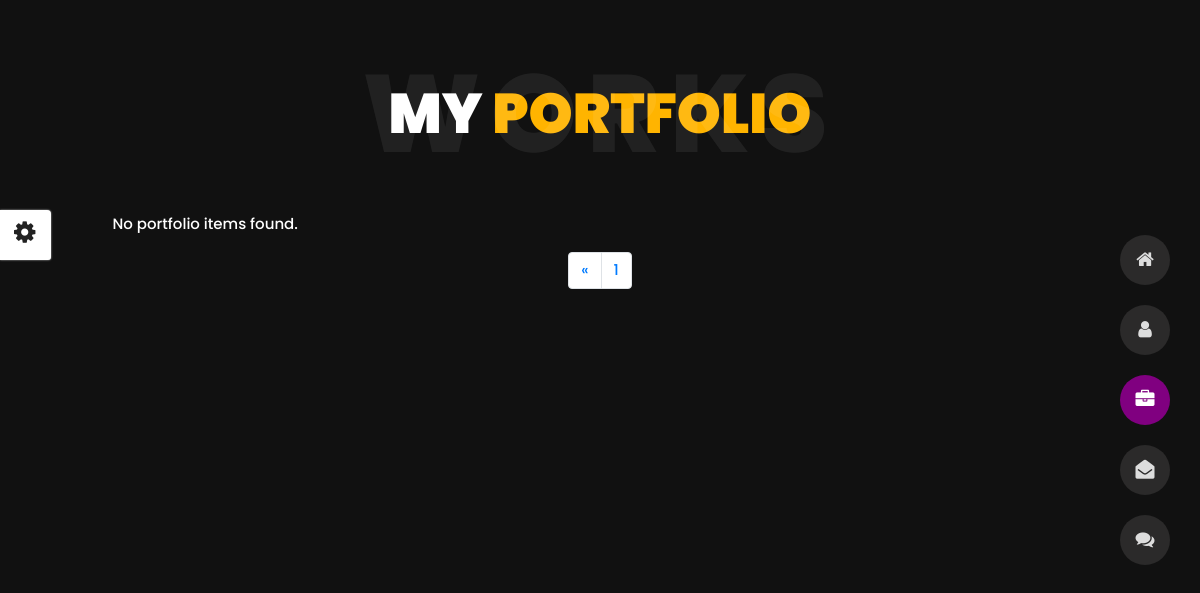
/portfolio.php?page=2, run on an earlier commit of the app's database.
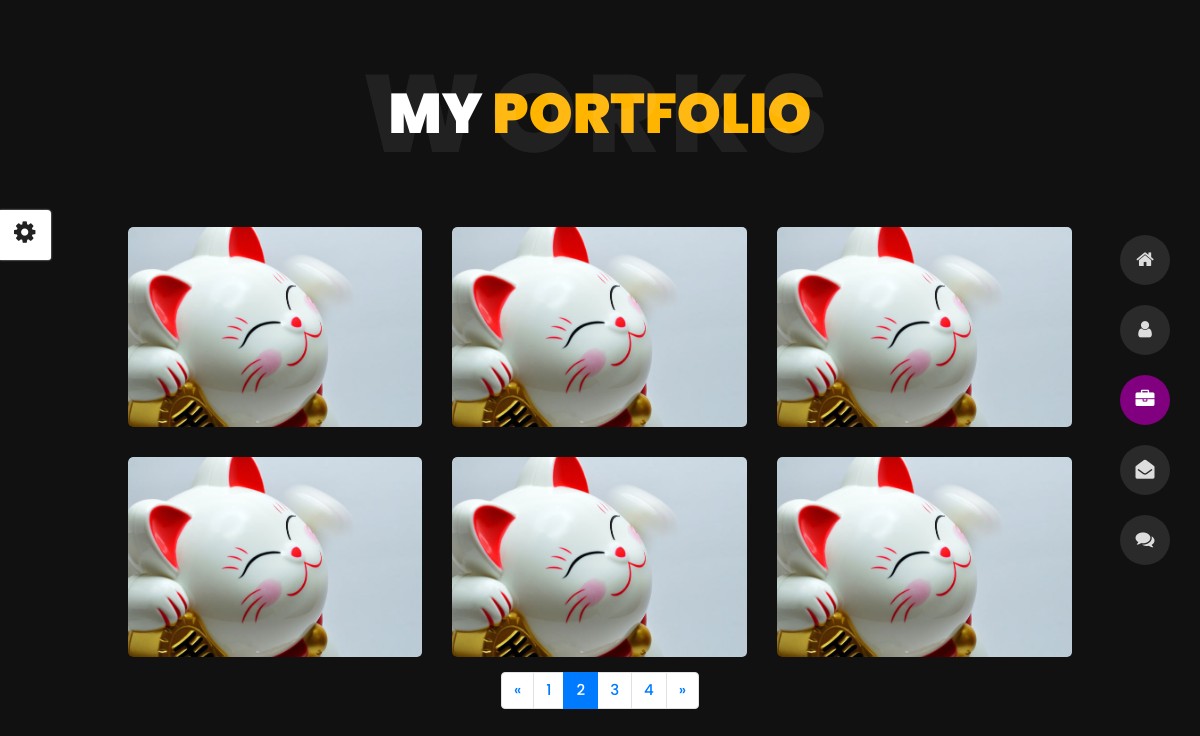
And on a later commit of the database.
### tables this page shows
CREATE TABLE `portfolio` (
  `id` int(250) NOT NULL,
  `projectName` varchar(250) NOT NULL,
  `clientName` varchar(250) NOT NULL,
  `inputTechnologies` text NOT NULL,
  `portfolioImage` varchar(250) NOT NULL,
  `createdAt` timestamp NOT NULL DEFAULT current_timestamp()
);

### portfolio.php (the view, shortened to what this page needs)
<!DOCTYPE html>
<html lang="en">
<head>
    <link href="css/bootstrap.min.css" rel="stylesheet">
    <link href="css/preloader.min.css" rel="stylesheet">
    <link href="css/circle.css" rel="stylesheet">
    <link href="css/font-awesome.min.css" rel="stylesheet">
    <link href="css/fm.revealator.jquery.min.css" rel="stylesheet">
    <link href="css/style.css" rel="stylesheet">
    <link href="css/skins/yellow.css" rel="stylesheet">
    <link rel="alternate stylesheet" type="text/css" title="blue" href="css/skins/blue.css" />
    <link rel="alternate stylesheet" type="text/css" title="green" href="css/skins/green.css" />
    <link rel="alternate stylesheet" type="text/css" title="yellow" href="css/skins/yellow.css" />
    <link rel="alternate stylesheet" type="text/css" title="blueviolet" href="css/skins/blueviolet.css" />
    <link rel="alternate stylesheet" type="text/css" title="goldenrod" href="css/skins/goldenrod.css" />
    <link rel="alternate stylesheet" type="text/css" title="magenta" href="css/skins/magenta.css" />
    <link rel="alternate stylesheet" type="text/css" title="orange" href="css/skins/orange.css" />
    <link rel="alternate stylesheet" type="text/css" title="purple" href="css/skins/purple.css" />
    <link rel="alternate stylesheet" type="text/css" title="red" href="css/skins/red.css" />
    <link rel="alternate stylesheet" type="text/css" title="yellowgreen" href="css/skins/yellowgreen.css" />
    <link rel="stylesheet" type="text/css" href="css/styleswitcher.css" />
</head>
<body class="portfolio">
<div id="showSwitcher" class="styleSecondColor"><i class="fa fa-cog fa-spin"></i></div>
<header class="header" id="navbar-collapse-toggle">
    <ul class="icon-menu d-none d-lg-block revealator-slideup revealator-once revealator-delay1">
        <li class="icon-box">
            <i class="fa fa-home"></i>
            <a href="index.html">
            </a>
        </li>
        <li class="icon-box">
            <i class="fa fa-user"></i>
            <a href="about.html">
            </a>
        </li>
        <li class="icon-box active">
            <i class="fa fa-briefcase"></i>
            <a href="portfolio.html">
            </a>
        </li>
        <li class="icon-box">
            <i class="fa fa-envelope-open"></i>
            <a href="contact.html">
            </a>
        </li>
        <li class="icon-box">
            <i class="fa fa-comments"></i>
            <a href="blog.html">
            </a>
        </li>
    </ul>
</header>
<?php
include("config.php");
$resultsPerPage = 6;
$page = isset($_GET['page']) ? (int)$_GET['page'] : 1;
$startLimit = ($page - 1) * $resultsPerPage;
$totalQuery = "SELECT COUNT(*) AS total FROM portfolio";
$totalResult = mysqli_query($conn, $totalQuery);
$totalRow = mysqli_fetch_assoc($totalResult);
$totalItems = $totalRow['total'];
$totalPages = ceil($totalItems / $resultsPerPage);
$portfolioQuery = "SELECT id, projectName, clientName, inputTechnologies, portfolioImage, createdAt
                   FROM portfolio
                   LIMIT $startLimit, $resultsPerPage";
$portfolioResult = mysqli_query($conn, $portfolioQuery);
?>
<section class="title-section text-left text-sm-center revealator-slideup revealator-once revealator-delay1">
    <h1>my <span>portfolio</span></h1>
    <span class="title-bg">works</span>
</section>
<section class="main-content text-center revealator-slideup revealator-once revealator-delay1">
    <div id="grid-gallery" class="container grid-gallery">
        <section class="grid-wrap">
            <ul class="row grid">
                <?php
                if ($portfolioResult && mysqli_num_rows($portfolioResult) > 0) {
                    while ($portfolio = mysqli_fetch_assoc($portfolioResult)) {
                ?>
                <li>
                    <figure>
                        <img style="width: 400px; height: 200px; object-fit: cover;" src="portfolio_uploads/<?php echo htmlspecialchars($portfolio['portfolioImage']); ?>" alt="Portfolio Image" />
                    </figure>
                </li>
                <?php
                    }
                } else {
                    echo "<p>No portfolio items found.</p>";
                }
                ?>
            </ul>
        </section>
        <nav aria-label="Page navigation">
            <ul class="pagination justify-content-center">
                <?php if ($page > 1): ?>
                <li class="page-item">
                    <a class="page-link" href="?page=<?php echo $page - 1; ?>" aria-label="Previous">
                        <span aria-hidden="true">&laquo;</span>
                    </a>
                </li>
                <?php endif; ?>
                <?php for ($i = 1; $i <= $totalPages; $i++): ?>
                <li class="page-item <?php echo $i == $page ? 'active' : ''; ?>">
                    <a class="page-link" href="?page=<?php echo $i; ?>"><?php echo $i; ?></a>
                </li>
                <?php endfor; ?>
                <?php if ($page < $totalPages): ?>
                <li class="page-item">
                    <a class="page-link" href="?page=<?php echo $page + 1; ?>" aria-label="Next">
                        <span aria-hidden="true">&raquo;</span>
                    </a>
                </li>
                <?php endif; ?>
            </ul>
        </nav>
    </div>
</section>
</body>
</html>

### css/style.css (style rules this page uses)
html { overflow-x: hidden; height: 100%; }
body { font-family: 'Poppins', sans-serif; font-size: 15px; color: #fff; font-weight: 500; line-height: 1.6; position: relative; background-size: cover; background-position: center; height: 100%; width: 100%; background-color: #111; }
.no-transform { transform: none !important; }
.title-section { margin: 0 auto; width: 100%; position: relative; padding: 80px 0; }
.title-section h1 { font-size: 56px; font-weight: 900; color: #fff; text-transform: uppercase; margin: 0; }
.title-bg { font-size: 110px; left: 0; letter-spacing: 10px; line-height: 0.7; position: absolute; right: 0; top: 50%; text-transform: uppercase; font-weight: 800; -webkit-transform: translateY(-50%); -moz-transform: translateY(-50%); -ms-transform: translateY(-50%); -o-transform: translateY(-50%); transform: translateY(-50%); color: rgba(255, 255, 255, 0.07); }
@media (min-width: 992px) { .header { position: fixed; right: 30px; bottom: 0; z-index: 3; display: flex; align-items: center; height: calc(100vh - 200px); top: 100px; opacity: 1; transition: opacity 0.3s; -webkit-transition: opacity 0.3s; } }
@media (min-width: 992px) { .header ul.icon-menu { margin: 0; padding: 0; } }
@media (min-width: 992px) { .header ul.icon-menu li.icon-box { width: 50px; height: 50px; list-style: none; position: relative; display: flex; align-items: center; transition: .3s; margin: 20px 0; border-radius: 50%; background: #2b2a2a; } }
@media (min-width: 992px) { .header ul.icon-menu li.icon-box i { color: #ddd; font-size: 19px; transition: .3s; } }
@media (min-width: 992px) { .header ul.icon-menu li.icon-box.active, .header ul.icon-menu li.icon-box:hover, .header ul.icon-menu li.icon-box.active i, .header ul.icon-menu li.icon-box:hover i { color: #fff; } }
@media (min-width: 992px) { .header .icon-box a { display: block; padding: 0; width: 50px; height: 50px; } }
@media (min-width: 992px) { .header .icon-box i.fa { position: absolute; pointer-events: none; } }
@media (min-width: 992px) { .header .icon-menu i { left: 0; right: 0; margin: 0 auto; display: block; text-align: center; font-size: 35px; top: 15px; } }
.portfolio .main-content { padding-bottom: 60px; margin-top: -15px; }
.portfolio .grid-gallery ul { list-style: none; margin: 0; padding: 0; }
.portfolio .grid-gallery figure { margin: 0; }
.portfolio .grid-gallery figure img { display: block; width: 100%; border-radius: 5px; transition: .3s; }
.portfolio .grid-wrap { margin: 0 auto; }
.portfolio .grid { margin: 0 auto; }
.portfolio .grid li { width: 33.333333%; float: left; cursor: pointer; padding: 15px; }
.portfolio .grid figure { -webkit-transition: 0.3s; transition: 0.3s; border-radius: 5px; padding: 0; position: relative; overflow: hidden; }
.portfolio .grid figure img { display: block; position: relative; }
@media (max-width: 1350px) and (min-width: 992px) { .container { max-width: calc(100% - 195px); } }

### css/skins/yellow.css (style rules this page uses)
.home h1, .about .box-stats h3, .title-section h1 span, #menu li.active a, body.light #menu li.active a, .blog .post-container:hover .post-content .entry-header h3 a, .blog .post-content .entry-header h3 a:hover, .contact .custom-span-contact i, .portfolio .slideshow figcaption h3, .portfolio .slideshow a, .portfolio .grid figure:hover figcaption, .blog-post .meta i { color: #ffb400; }
.about .resume-box .icon, .contact ul.social li a:hover, body.light.contact ul.social li a:hover, .preloader .loader, .blog .page-link:hover, .blog .page-item.active .page-link, body.light.blog .page-link:hover, body.light.blog .page-item.active .page-link, .portfolio .grid li figure div, .header ul.icon-menu li.icon-box.active, .header ul.icon-menu li.icon-box:hover, body.light .header ul.icon-menu li.icon-box.active, body.light .header ul.icon-menu li.icon-box:hover, .btn, .header .icon-box h2, .home .color-block, .title-section hr, .portfolio .slideshow .carousel-indicators li.active { background-color: purple; }

### css/styleswitcher.css (style rules this page uses)
#showSwitcher { z-index: 11111; margin-left:0px; position:fixed; left:0; top:210px; background: #fff; box-shadow:#ccc 0 0 2px; border-left:0; font-size:18px; display: block; -webkit-border-bottom-right-radius: 3px; -webkit-border-top-right-radius: 4px; -moz-border-radius-bottomright: 3px; -moz-border-radius-topright: 4px; border-bottom-right-radius: 3px; border-top-right-radius: 4px; padding: 10px 16px 10px 14px; cursor: pointer; }
#showSwitcher i { font-size:25px; color:#222; }

What changed in the data, as far as the page shows it:
added portfolio: portfolioImage (picture)
added portfolio: portfolioImage (picture)
added portfolio: portfolioImage (picture)
added portfolio: portfolioImage (picture)
added portfolio: portfolioImage (picture)
added portfolio: portfolioImage (picture)
Also different on the page:
new list line: "2"
new list line: "3"
new list line: "4"
text no longer shown: "No portfolio items found."
